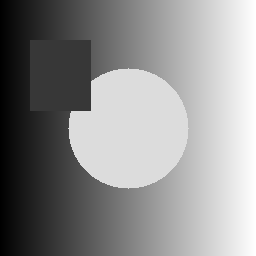
#> input picture assets/sample_images/sample_gray.png, 256 x 256 px
$ python image_shear.py   (older library calls are emulated)
#> lines starting #> are read from the running program, lines starting #| are printed output that depends on the picture
### examples/03_geometric_transform/_utils.py
from __future__ import annotations

import argparse
from pathlib import Path
import sys

import cv2
import numpy as np


ROOT = Path(__file__).resolve().parents[2]
OUTPUT_DIR = Path(__file__).resolve().parents[1] / "output"

sys.path.insert(0, str(ROOT / "examples"))
from _common import SAMPLE_GRAY, ensure_samples


INTERPOLATION = {
    "nearest": cv2.INTER_NEAREST,
    "linear": cv2.INTER_LINEAR,
    "cubic": cv2.INTER_CUBIC,
    "area": cv2.INTER_AREA,
}


def add_common_arguments(parser: argparse.ArgumentParser) -> None:
    parser.add_argument("--image", default=str(SAMPLE_GRAY), help="输入图片路径，默认使用合成灰度样例。")
    parser.add_argument("--output", default=None, help="输出图片路径，默认写入 examples/output/。")
    parser.add_argument(
        "--interpolation",
        choices=sorted(INTERPOLATION),
        default="linear",
        help="重采样插值方式。",
    )


def read_gray(path: str | Path) -> np.ndarray:
#> called with path = 'assets/sample_images/sample_gray.png'
    ensure_samples()
    image = cv2.imread(str(path), cv2.IMREAD_GRAYSCALE)
#> image is the input picture: shape (256, 256); min 0, max 255, mean 142.3
    if image is None:
        raise FileNotFoundError(path)
    return image


def save_image(image: np.ndarray, output: str | Path | None, name: str) -> Path:
    output_path = Path(output) if output else OUTPUT_DIR / f"{name}.png"
    output_path.parent.mkdir(parents=True, exist_ok=True)
    cv2.imwrite(str(output_path), image)
    return output_path


def interpolation_flag(name: str) -> int:
    return INTERPOLATION[name]


def print_result(source: str | Path, output: Path, operation: str) -> None:
    print(f"source={source}")
    print(f"operation={operation}")
    print(f"output={output}")

### examples/_common.py
from __future__ import annotations

import argparse
from pathlib import Path
import sys

import cv2
import matplotlib.pyplot as plt
import numpy as np


ROOT = Path(__file__).resolve().parents[1]
SAMPLE_GRAY = ROOT / "assets" / "sample_images" / "sample_gray.png"
SAMPLE_COLOR = ROOT / "assets" / "sample_images" / "sample_color.png"


def ensure_samples():
    SAMPLE_GRAY.parent.mkdir(parents=True, exist_ok=True)
    if not SAMPLE_GRAY.exists():
        x = np.linspace(0, 255, 256, dtype=np.uint8)
        img = np.tile(x, (256, 1))
        cv2.circle(img, (128, 128), 60, 220, -1)
        cv2.rectangle(img, (30, 40), (90, 110), 55, -1)
        cv2.imwrite(str(SAMPLE_GRAY), img)
        cv2.imwrite(str(SAMPLE_COLOR), cv2.merge([img, np.flipud(img), np.roll(img, 50, axis=1)]))


# [154 lines left out: functions read_image, apply_demo, main, not called in this run]


# [2 lines that do not run on import are left out]

### examples/03_geometric_transform/image_shear.py
"""对应章节：3.2.3 图像的错切

运行方式：
    python examples/03_geometric_transform/image_shear.py --shear-x 0.25 --shear-y 0
"""

from __future__ import annotations

import argparse
from pathlib import Path
import sys

import cv2
import numpy as np

sys.path.insert(0, str(Path(__file__).resolve().parent))
from _utils import add_common_arguments, interpolation_flag, print_result, read_gray, save_image


def shear_image(
    image: np.ndarray,
    shear_x: float = 0.25,
    shear_y: float = 0.0,
    interpolation: int = cv2.INTER_LINEAR,
) -> np.ndarray:
#> called with shear_x = 0.25, shear_y = 0, interpolation = 1
    height, width = image.shape[:2]
#> height = 256; width = 256
    matrix = np.float32([[1, shear_x, 0], [shear_y, 1, 0]])
    out_width = max(1, int(width + abs(shear_x) * height))
#> out_width = 320
    out_height = max(1, int(height + abs(shear_y) * width))
#> out_height = 256
    return cv2.warpAffine(image, matrix, (out_width, out_height), flags=interpolation)
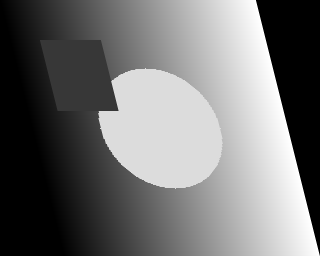
#> returned value: shape (256, 320); min 0, max 255, mean 113.9


def main() -> None:
    parser = argparse.ArgumentParser(description="3.2.3 图像错切：按 x/y 错切系数倾斜图像。")
    add_common_arguments(parser)
    parser.add_argument("--shear-x", type=float, default=0.25, help="x 方向错切系数。")
    parser.add_argument("--shear-y", type=float, default=0.0, help="y 方向错切系数。")
    args = parser.parse_args()

    image = read_gray(args.image)
    result = shear_image(image, args.shear_x, args.shear_y, interpolation_flag(args.interpolation))
    output = save_image(result, args.output, "ch03_shear")
    print_result(args.image, output, "shear_image")


if __name__ == "__main__":
    main()
